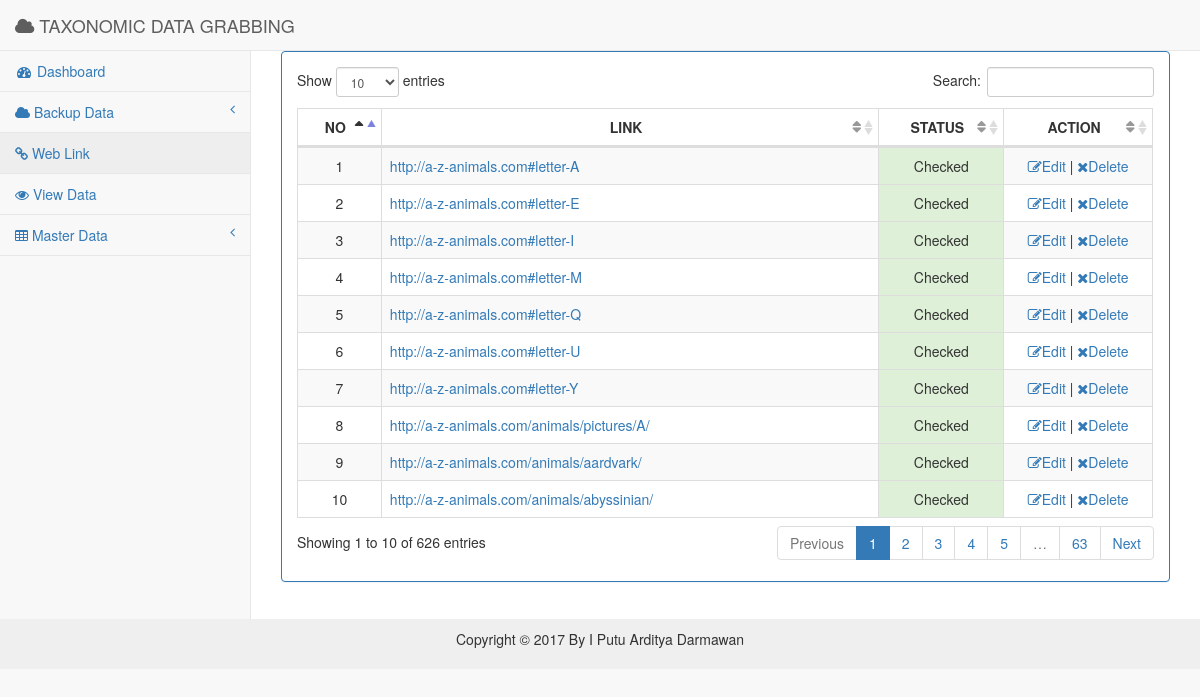
Page /route.php?kode=data_link on the committed database.
### tables this page shows
CREATE TABLE `tb_link` (
  `id` int(11) NOT NULL AUTO_INCREMENT,
  `info` text,
  `label` char(1) DEFAULT '0',
  PRIMARY KEY (`id`)
);

### master/data/link.php (the view)
<?php include_once 'konfirmasi.php'; ?>
<div class="panel panel-primary">
  <div class="panel-body">
    <table id="dataTables" class="table table-striped table-bordered table-hover">
      <thead>
        <th style="text-align:center;" class="text-uppercase">No</th>
        <th style="text-align:center;" class="text-uppercase">Link</th>
        <th style="text-align:center;" class="text-uppercase">Status</th>
        <th style="text-align:center;" class="text-uppercase">Action</th>
      </thead>
       <tbody class="table table-striped table-bordered table-hover">
            <?php
              $query = "SELECT * FROM tb_link";
              $result = mysqli_query($con,$query);
              while ($row = mysqli_fetch_array($result))
              {
                if ($row['label']==1) {
                   $flag="Checked";
                   $warna="success";
                }
                if ($row['label']==0) {
                   $flag="Uncheked";
                   $warna="danger";
                }
                echo "
                <tr>
                   <td style='text-align:center;'>$row[id]</td>
                   <td> <a href=$row[info]>$row[info]</a></td>
                   <td class=$warna style='text-align:center;'>$flag</td>
                   <td style='text-align:center;'>
                   <a href='master\action\update\link.php?id=$row[id]'>
                   <i class='fa fa-pencil-square-o' aria-hidden='true'></i>Edit</a> |
                   <a href='master\action\delete\delete_link.php?id=$row[id]' class='delete'>
                   <i class='fa fa-times' aria-hidden='true'></i>Delete</a></td>
                </tr>
                ";
              }
             ?>
       </tbody>
    </table>
  </div>
</div>

### route.php (shortened to what this page needs)
<!DOCTYPE html>
<html lang="en">
   <head>
     <?php require_once 'template/head.php'; ?>
   </head>
   <body>
      <div id="wrapper">
         <?php require_once 'template/navbar.php'; ?>
         <div id="page-wrapper">
            <?php
            require_once 'setting/koneksi.php';
                if (!isset($_GET['d']) && !isset($_GET['p']) && !isset($_GET['kode'])) {
                    include ('master/index.php');
                } elseif (isset($_GET['kode'])) {
                  if ($_GET['kode']=="data_species") {
                    require_once 'master/data/species.php';
                  }
                  elseif ($_GET['kode']=="data_genus") {
                    require_once 'master/data/genus.php';
                  }
                  elseif ($_GET['kode']=="data_family") {
                    require_once 'master/data/family.php';
                  }
                  elseif ($_GET['kode']=="data_ordo") {
                    require_once 'master/data/ordo.php';
                  }
                  elseif ($_GET['kode']=="data_class") {
                    require_once 'master/data/class.php';
                  }
                  elseif ($_GET['kode']=="data_phylum") {
                    require_once 'master/data/phylum.php';
                  }
                  elseif ($_GET['kode']=="data_kingdom") {
                    require_once 'master/data/kingdom.php';
                  }
                  elseif ($_GET['kode']=="data_ciri") {
                    require_once 'master/data/ciri.php';
                  }
                  elseif ($_GET['kode']=="data_habitat") {
                    require_once 'master/data/habitat.php';
                  }
                  elseif ($_GET['kode']=="data_wilayah") {
                    require_once 'master/data/wilayah.php';
                  }
                  elseif ($_GET['kode']=="data_referensi") {
                    require_once 'master/data/referensi.php';
                  }
                  elseif ($_GET['kode']=="data_link") {
                    require_once 'master/data/link.php';
                  }
                }
             ?>
         </div>
         </div>
      <?php require_once 'template/footer.php'; ?>
   </body>
</html>

### template/head.php (shortened to what this page needs)
<link href="dist/bootstrap/css/bootstrap.min.css" rel="stylesheet">
<link href="dist/metisMenu/metisMenu.min.css" rel="stylesheet">
<link href="dist/bootstrap/css/timeline.css" rel="stylesheet">
<link href="dist/bootstrap/css/sb-admin-2.css" rel="stylesheet">
<link href="dist/morrisjs/morris.css" rel="stylesheet">
<link href="dist/font-awesome/css/font-awesome.min.css" rel="stylesheet" type="text/css">
<link href="dist/datatables-plugins/dataTables.bootstrap.css" rel="stylesheet">
<link href="dist/datatables-responsive/dataTables.responsive.css" rel="stylesheet">

### template/navbar.php (shortened to what this page needs)
<nav class="navbar navbar-default navbar-static-top" role="navigation" style="margin-bottom: 0">
    <div class="navbar-header">
        <a class="navbar-brand" href="index.php"><i class="fa fa-cloud"></i> TAXONOMIC DATA GRABBING</a>
    </div>
    <div class="navbar-default sidebar" role="navigation">
        <div class="sidebar-nav navbar-collapse">
            <ul class="nav" id="side-menu">
                <li>
                    <a href="index.php"><i class="fa fa-dashboard fa-fw"></i> Dashboard</a>
                </li>
                <li>
                    <a href="#"><i class="fa fa-cloud"></i> Backup Data<span class="fa arrow"></span></a>
                </li>
                <li>
                    <a href="route.php?kode=data_link"><i class="fa fa-link"></i> Web Link</a>
                </li>
                <li>
                    <a href="view_data.php"><i class="fa fa-eye"></i> View Data</a>
                </li>
                <li>
                    <a href="#"><i class="fa fa-table"></i> Master Data<span class="fa arrow"></span></a>
                </li>
            </ul>
        </div>
    </div>
</nav>

### master/data/konfirmasi.php (shortened to what this page needs)
<head>
</head>

### template/footer.php (shortened to what this page needs)
<div class="footer">
    <p> Copyright &copy; 2017 By I Putu Arditya Darmawan </p>
</div>

### template/head.php (style rules this page uses)
a { cursor: pointer; }

### template/footer.php (style rules this page uses)
.footer { right: 0; bottom: 0; left: 0; padding: 1rem; background-color: #efefef; text-align: center; }

### rows in the picture
tb_link: id "1", info "http://a-z-animals.com#letter-A", label "Checked"
tb_link: id "2", info "http://a-z-animals.com#letter-E", label "Checked"
tb_link: id "3", info "http://a-z-animals.com#letter-I", label "Checked"
tb_link: id "4", info "http://a-z-animals.com#letter-M", label "Checked"
tb_link: id "5", info "http://a-z-animals.com#letter-Q", label "Checked"
tb_link: id "6", info "http://a-z-animals.com#letter-U", label "Checked"
tb_link: id "7", info "http://a-z-animals.com#letter-Y", label "Checked"
tb_link: id "8", info "http://a-z-animals.com/animals/pictures/A/", label "Checked"
tb_link: id "9", info "http://a-z-animals.com/animals/aardvark/", label "Checked"
tb_link: id "10", info "http://a-z-animals.com/animals/abyssinian/", label "Checked"
